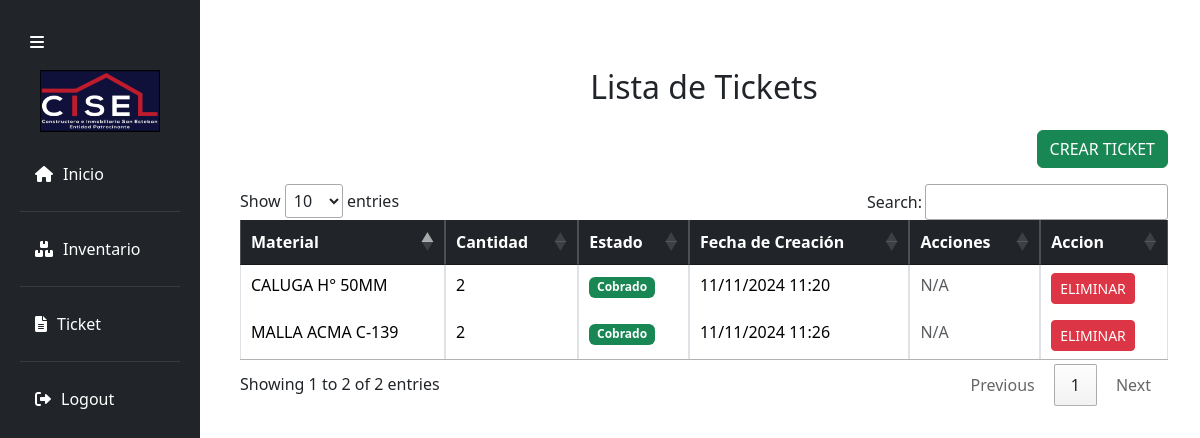
The app's page /tickets/ (signed in) with its own data.
### Polls/models.py (models this page shows, shortened)
class Ticket(models.Model):
    ESTADO_CHOICES = [
        ('pendiente', 'Pendiente'),
        ('cobrado', 'Cobrado'),
    ]
    estado = models.CharField(max_length=20, choices=ESTADO_CHOICES, default='pendiente')
    usuario = models.ForeignKey(CustomUser, on_delete=models.CASCADE)
    material_solicitado = models.ForeignKey(Material, on_delete=models.CASCADE)
    cantidad = models.IntegerField()
    fecha_creacion = models.DateTimeField(default=now)  # Cambiado para permitir un valor predeterminado

class Material(models.Model):
    nombre = models.CharField(max_length=100)
    descripcion = models.TextField(blank=True, null=True)
    unidad_medida = models.ForeignKey('UnidadMedida', on_delete=models.CASCADE)
    cantidad_disponible = models.IntegerField()
    stock = models.IntegerField()
    activo = models.BooleanField(default=True)  # Campo para eliminación lógica

### Polls/views.py (the view)
# urls.py: path('tickets/', views.lista_tickets, name='lista_tickets'),
@login_required
@user_passes_test(lambda u: has_role_id(u, JEFE_OBRA) or has_role_id(u, JEFE_BODEGA), login_url='/access_denied/')
def lista_tickets(request):
    tickets = Ticket.objects.all()
    estado = request.GET.get('estado')
    if estado:
        tickets = tickets.filter(estado=estado)
    return render(request, 'Modulo_usuario/tickets/lista.html', {'tickets': tickets})

### Polls/context_processors.py (called while the page is built)
def role_context(request):
    user = request.user
    if user.is_authenticated:
        return {
            'can_access_ticket': user.roles.filter(id=JEFE_BODEGA).exists() or user.roles.filter(id=JEFE_OBRA).exists(),
            'can_access_inventario': user.roles.filter(id=JEFE_BODEGA).exists() or user.roles.filter(id=JEFE_OBRA).exists(),
            'can_access_reportes': user.roles.filter(id=ADMINISTRADOR_OBRA).exists(),
            'is_administrador_obra': user.roles.filter(id=ADMINISTRADOR_OBRA).exists(),
        }
    return {}

### Polls/views.py (called while the page is built)
def has_role_id(user, role_id):
    return user.roles.filter(id=role_id).exists()

### Polls/templates/Modulo_usuario/tickets/lista.html (shortened to what this page needs)
{% extends 'Modulo_usuario/base/base.html' %}
{% block content %}
<div class="container my-5">
    <h2 class="text-center mb-4">Lista de Tickets</h2>
    <div class="d-flex justify-content-end mb-3">
        <a href="{% url 'crear_ticket' %}" class="btn btn-success">Crear Ticket</a>
    </div>
    <table class="table table-hover table-bordered">
        <thead class="table-dark">
            <tr>
                <th>Material</th>
                <th>Cantidad</th>
                <th>Estado</th>
                <th>Fecha de Creación</th>
                <th>Acciones</th>
                <th>Accion</th>
            </tr>
        </thead>
        <tbody>
            {% if tickets %}
                {% for ticket in tickets %}
                <tr>
                    <td>{{ ticket.material_solicitado.nombre }}</td>
                    <td>{{ ticket.cantidad }}</td>
                    <td>
                        {% if ticket.estado == 'pendiente' %}
                            <span class="badge bg-warning text-dark">Pendiente</span>
                        {% else %}
                            <span class="badge bg-success">Cobrado</span>
                        {% endif %}
                    </td>
                    <td>{{ ticket.fecha_creacion|date:"d/m/Y H:i" }}</td>
                    <td>
                        {% if ticket.estado == 'pendiente' %}
                            <a href="{% url 'cobrar_ticket' ticket.id %}" class="btn btn-sm btn-primary" onclick="return confirm('¿Estás seguro de cobrar este ticket?');">
                                Cobrar
                            </a>
                        {% else %}
                            <span class="text-muted">N/A</span>
                        {% endif %}
                    </td>
                    <td>
                    <form action="{% url 'eliminar_ticket' ticket.id %}" method="POST" style="display:inline;">
                            <button type="submit" class="btn btn-sm btn-danger" onclick="return confirm('¿Estás seguro de eliminar este ticket?');">Eliminar</button>
                        </form>
                    </td>
                </tr>
                {% endfor %}
            {% else %}
                <tr>
                    <td colspan="5" class="text-center">No hay tickets disponibles.</td>
                </tr>
            {% endif %}
        </tbody>
    </table>
</div>
{% endblock %}

### Polls/static/css/style.css (style rules this page uses)
:root { --white-color: #fff; --blue-color: #4070f4; --grey-color: #707070; --grey-color-light: #aaa; --light-gray: #c6c6c9; --dark-blue: #0d143b; --red: #ba1c2c; --gray: #6c6d7e; --black: #040406; --brown: #5f2742; --blue-gray: #393b5b; --silver: #ffffff; }
body { font-family: "Poppins", sans-serif; margin: 0; padding: 0; background-color: #f5f5f5; color: #343a40; }
table { width: 100%; border-collapse: collapse; }
th { background-color: #007bff; color: white; padding: 10px; text-align: left; }
td { padding: 10px; border: 1px solid #ddd; }
tr:nth-child(even) { background-color: #f2f2f2; }
table th, table td { padding: 12px; text-align: left; border-bottom: 1px solid var(--grey-color-light); }
table th { background-color: var(--light-gray); color: var(--black); }
.btn { padding: 10px 20px; border-radius: 5px; text-transform: uppercase; cursor: pointer; }
.btn-success { background-color: var(--green); color: var(--white-color); border: none; }
.btn-danger { background-color: var(--red); color: var(--white-color); border: none; }
form { margin-bottom: 20px; }
.btn { background-color: #007bff; color: white; padding: 10px 20px; border: none; border-radius: 4px; cursor: pointer; font-size: 16px; transition: background-color 0.3s; }
body { background-color: #f7f8fa; font-family: "Arial", sans-serif; }
.container { max-width: 650px; margin: 50px auto; padding: 20px; }
.container { max-width: 600px; margin: 50px auto; }

### records on screen
Ticket: material_solicitado.nombre "CALUGA H° 50MM", cantidad "2", estado "Cobrado", fecha_creacion "11/11/2024 11:20"
Ticket: material_solicitado.nombre "MALLA ACMA C-139", cantidad "2", estado "Cobrado", fecha_creacion "11/11/2024 11:26"
